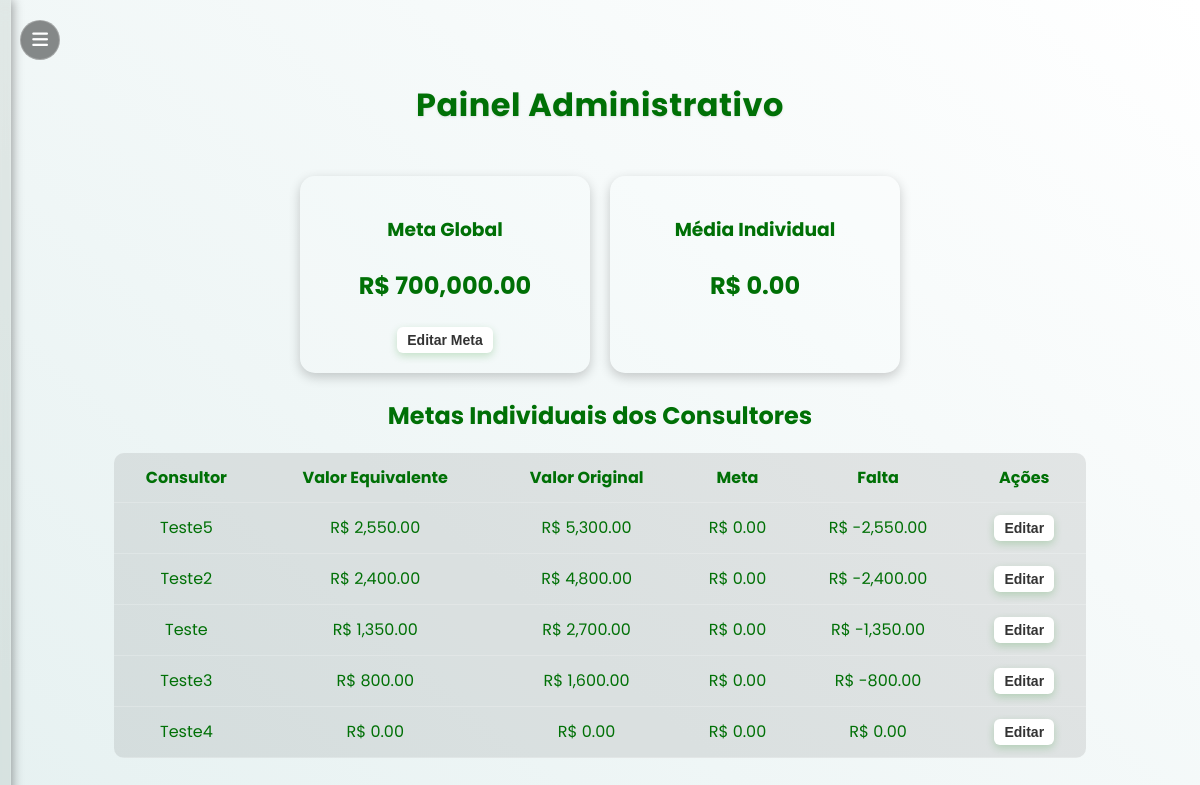
Before: /painel_admin (signed in) with the older database file.
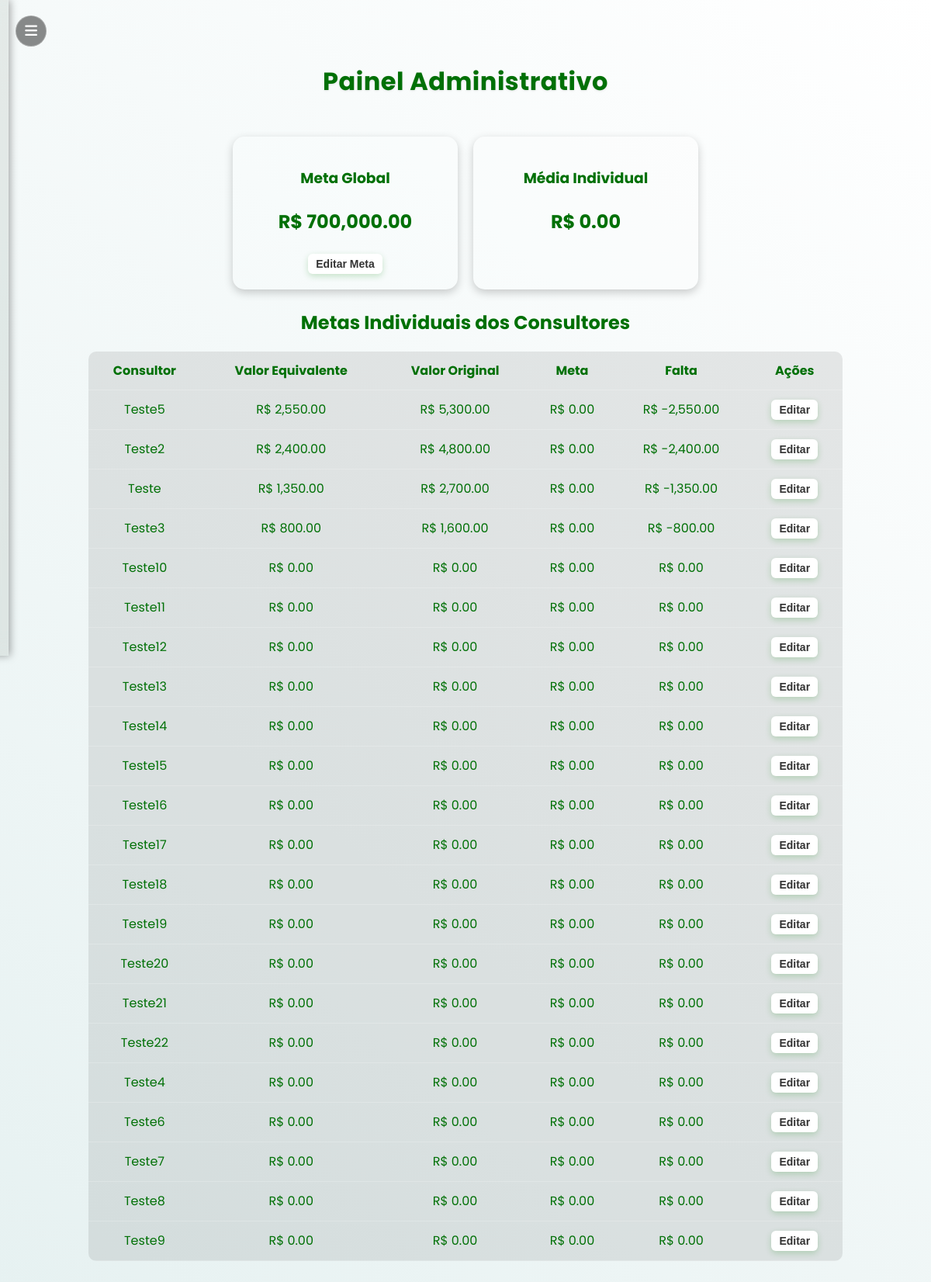
After: the same page with the newer database file.
### tables this page shows
CREATE TABLE metas_globais (
                id INTEGER PRIMARY KEY AUTOINCREMENT,
                valor REAL
            );

CREATE TABLE users (
            id INTEGER PRIMARY KEY AUTOINCREMENT,
            nome TEXT UNIQUE NOT NULL,
            senha TEXT NOT NULL,
            role TEXT DEFAULT 'user'
        );

### app.py (the view)
@app.route("/painel_admin", methods=["GET"])
def painel_admin():
    if "user" not in session or session["role"] != "admin":
        return redirect(url_for("login"))
    mes = request.args.get("mes") or datetime.now().strftime("%Y-%m")
    ano, mes_num = mes.split("-")
    conn = get_conn()
    cur = conn.cursor()
    ph = "?" if isinstance(conn, sqlite3.Connection) else "%s"
    cur.execute("""
        CREATE TABLE IF NOT EXISTS metas_globais (
            id INTEGER PRIMARY KEY AUTOINCREMENT,
            valor REAL
        )
    """ if isinstance(conn, sqlite3.Connection) else """
        CREATE TABLE IF NOT EXISTS metas_globais (
            id SERIAL PRIMARY KEY,
            valor NUMERIC(12,2)
        )
    """)
    cur.execute("""
        CREATE TABLE IF NOT EXISTS metas_individuais (
            id INTEGER PRIMARY KEY AUTOINCREMENT,
            consultor TEXT UNIQUE,
            meta REAL
        )
    """ if isinstance(conn, sqlite3.Connection) else """
        CREATE TABLE IF NOT EXISTS metas_individuais (
            id SERIAL PRIMARY KEY,
            consultor TEXT UNIQUE,
            meta NUMERIC(12,2)
        )
    """)
    query = f"""
        SELECT u.nome AS consultor,
               COALESCE(SUM(p.valor_equivalente), 0) AS total_eq,
               COALESCE(SUM(p.valor_original), 0) AS total_or,
               COALESCE(m.meta, 0) AS meta,
               (COALESCE(m.meta, 0) - COALESCE(SUM(p.valor_equivalente), 0)) AS falta
        FROM users u
        LEFT JOIN propostas p
            ON u.nome = p.consultor
           AND {"strftime('%Y-%m', p.data) = ?" if isinstance(conn, sqlite3.Connection)
                else "TO_CHAR(p.data, 'YYYY-MM') = %s"}
        LEFT JOIN metas_individuais m
            ON u.nome = m.consultor
        WHERE u.role != 'admin'
        GROUP BY u.nome, m.meta
        ORDER BY total_eq DESC;
    """
    cur.execute(query, (f"{ano}-{mes_num}",))
    ranking = cur.fetchall()
    cur.execute("SELECT valor FROM metas_globais ORDER BY id DESC LIMIT 1;")
    meta_global_row = cur.fetchone()
    meta_global = meta_global_row[0] if meta_global_row else 0
    media_usuarios = (sum([r[3] or 0 for r in ranking]) / len(ranking)) if ranking else 0
    conn.close()
    return render_template("painel_admin.html", ranking=ranking, meta_global=meta_global,
                           media_usuarios=media_usuarios, mes_atual=mes)

### app.py (called while the page is built)
def get_conn():
    if DATABASE_URL and psycopg2:
        return psycopg2.connect(DATABASE_URL, sslmode="require")
    else:
        return sqlite3.connect(LOCAL_DB, check_same_thread=False)

### templates/painel_admin.html (shortened to what this page needs)
{% extends "base.html" %}
{% block content %}
<div class="painel-admin">
  <div class="topo-admin">
    <h1>Painel Administrativo</h1>
  </div>
  <div class="box-metas">
    <div class="card-meta">
      <h3>Meta Global</h3>
      <p class="valor">R$ {{ "{:,.2f}".format(meta_global or 0) }}</p>
      <button class="btn-editar" onclick="abrirMetaGlobal()">Editar Meta</button>
    </div>
    <div class="card-meta">
      <h3>Média Individual</h3>
      <p class="valor">R$ {{ "{:,.2f}".format(media_usuarios or 0) }}</p>
    </div>
  </div>
  <div class="tabela-admin">
    <h2>Metas Individuais dos Consultores</h2>
    <table>
      <thead>
        <tr>
          <th>Consultor</th>
          <th>Valor Equivalente</th>
          <th>Valor Original</th>
          <th>Meta</th>
          <th>Falta</th>
          <th>Ações</th>
        </tr>
      </thead>
      <tbody>
        {% for linha in ranking %}
        <tr>
          <td>{{ linha[0] }}</td>
          <td>R$ {{ "{:,.2f}".format(linha[1] or 0) }}</td>
          <td>R$ {{ "{:,.2f}".format(linha[2] or 0) }}</td>
          <td>R$ {{ "{:,.2f}".format(linha[3] or 0) }}</td>
          <td>R$ {{ "{:,.2f}".format(linha[4] or 0) }}</td>
          <td>
            <button class="btn-editar" onclick="abrirMeta('{{ linha[0] }}', '{{ linha[3] or 0 }}')">Editar</button>
          </td>
        </tr>
        {% endfor %}
      </tbody>
    </table>
  </div>
</div>
{% endblock %}

### templates/base.html (shortened to what this page needs)
<!DOCTYPE html>
<html lang="pt-BR">
<head>
    <link rel="stylesheet" href="{{ url_for('static', filename='style.css') }}">
    <link rel="stylesheet" href="https://cdnjs.cloudflare.com/ajax/libs/font-awesome/6.5.0/css/all.min.css">
</head>
<body class="pagina">
    <button class="menu-toggle" id="menuToggle">
        <i class="fa-solid fa-bars"></i>
    </button>
    <div class="sidebar" id="sidebar">
    </div>
    <div class="content">
        {% block content %}{% endblock %}
    </div>
</body>
</html>

### static/style.css (style rules this page uses)
:root { --gradiente-inicio: #e6f1f1; --gradiente-fim: #ffffff; --cor-texto: #007006; --bg-container: rgba(255, 255, 255, 0.12); --bg-input: rgba(255, 255, 255, 0.15); }
body.pagina { background: linear-gradient(40deg, var(--gradiente-inicio), var(--gradiente-fim)); font-family: 'Poppins', sans-serif; color: var(--cor-texto); min-height: 100vh; margin: 0; transition: 0.4s ease; font-family: 'Poppins', sans-serif !important; overflow-y: auto; font-family: 'Poppins', sans-serif !important; }
.sidebar { width: 230px; height: 100vh; position: fixed; left: 0; top: 0; background: rgba(0, 40, 12, 0.068); backdrop-filter: blur(15px); -webkit-backdrop-filter: blur(15px); display: flex; flex-direction: column; justify-content: space-between; padding: 25px 20px; border-right: 1px solid rgba(255, 255, 255, 0.13); box-shadow: 2px 0 10px rgba(0, 0, 0, 0.35); transform: translateX(-260px); transition: transform 0.35s ease; z-index: 998; padding-bottom: 20px; }
.menu-toggle { position: fixed; top: 20px; left: 20px; z-index: 2001; width: 40px; height: 40px; border-radius: 25px; background: rgba(0, 0, 0, 0.45); border: 1px solid rgba(255, 255, 255, 0.25); display: flex; align-items: center; justify-content: center; cursor: pointer; font-size: 18px; color: white; transition: 0.3s ease; }
.content { margin-left: 0; transition: margin-left 0.4s; padding: 60px; text-align: center; }
.btn-editar, .btn-excluir { padding: 6px 10px; border-radius: 8px; text-decoration: none; color: white; font-size: 14px; margin: 0 3px; transition: 0.3s; }
.btn-editar { background-color: #009900; }
.painel-admin { width: 90%; margin: auto; color: var(--cor-texto); }
.topo-admin { display: flex; justify-content: center; align-items: center; margin-bottom: 25px; }
.topo-admin h1 { text-align: center; font-weight: 700; color: var(--cor-texto); letter-spacing: 0.5px; text-shadow: 0 1px 3px rgba(0, 0, 0, 0.1); }
.btn-filtrar, .btn-editar { background: linear-gradient(90deg, #009b2d, #00c447); border: none; border-radius: 8px; color: var(--cor-texto); font-weight: 600; cursor: pointer; padding: 6px 14px; box-shadow: 0 3px 8px rgba(0, 128, 0, 0.2); transition: background 0.2s, transform 0.15s ease; }
.box-metas { display: flex; gap: 20px; flex-wrap: wrap; justify-content: center; margin-bottom: 25px; }
.card-meta { background: rgba(255, 255, 255, 0.1); padding: 20px; border-radius: 15px; min-width: 250px; text-align: center; box-shadow: 0 4px 12px rgba(0, 0, 0, 0.2); }
.card-meta h3 { margin-bottom: 8px; }
.card-meta .valor { font-size: 24px; font-weight: bold; }
.tabela-admin table { width: 100%; border-collapse: collapse; background: rgba(100, 100, 100, 0.144); border-radius: 10px; overflow: hidden; color: var(--cor-texto); }
.tabela-admin th, .tabela-admin td { padding: 12px; text-align: center; border-bottom: 1px solid rgba(255, 255, 255, 0.2); color: var(--cor-texto); }
.btn-editar { background: #fff; color: #333; border: none; padding: 5px 10px; border-radius: 6px; cursor: pointer; transition: 0.3s; }

Changed rows visible on the page:
added users: nome "Teste10", linha "0.00"
added users: nome "Teste11", linha "0.00"
added users: nome "Teste12", linha "0.00"
added users: nome "Teste13", linha "0.00"
added users: nome "Teste14", linha "0.00"
added users: nome "Teste15", linha "0.00"
added users: nome "Teste16", linha "0.00"
added users: nome "Teste17", linha "0.00"
added users: nome "Teste18", linha "0.00"
added users: nome "Teste19", linha "0.00"
added users: nome "Teste20", linha "0.00"
added users: nome "Teste21", linha "0.00"
added users: nome "Teste22", linha "0.00"
added users: nome "Teste6", linha "0.00"
added users: nome "Teste7", linha "0.00"
added users: nome "Teste8", linha "0.00"
added users: nome "Teste9", linha "0.00"
